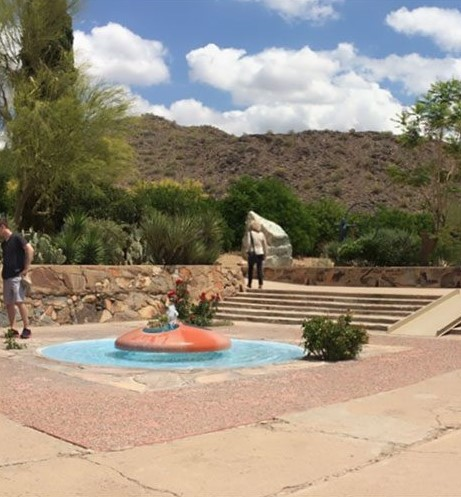
#> input picture pic_1.jpg, 461 x 497 px, found by its file name
$ jupyter execute --allow-errors 'Image Stitching.ipynb'
#> lines starting #> are read from the running program, lines starting #| are printed output that depends on the picture
# Image-Stitching
---
## 1) Importing the Libraries
---

[cell 1]
import sys
import cv2
import numpy as np
import matplotlib.pyplot as plt

## 2) Loading the useful images
---

[cell 2]
# Load our images
img1 = cv2.imread("./input_imgs/pic_1.jpg")
#> img1 is the input picture: shape (497, 461, 3); mean B, G, R 124.3, 140.5, 151.6
img2 = cv2.imread("./input_imgs/pic_2.jpg")
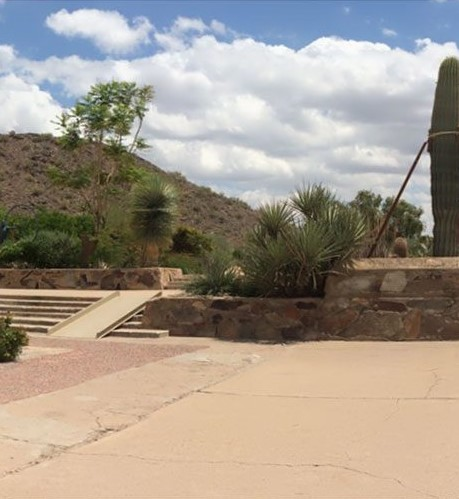
#> input picture pic_2.jpg, 459 x 499 px, found by its file name
#> img2 is the input picture: shape (499, 459, 3); mean B, G, R 139.6, 151.8, 162
img3 = cv2.imread("./input_imgs/pic_3.jpg")
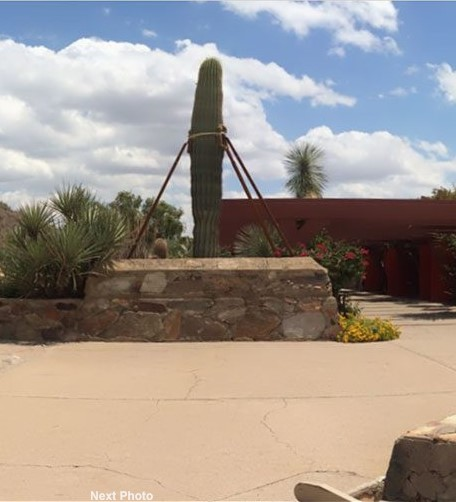
#> input picture pic_3.jpg, 456 x 502 px, found by its file name
#> img3 is the input picture: shape (502, 456, 3); mean B, G, R 142.7, 149.2, 158.5

plt.imshow(img1)
plt.show()
plt.imshow(img2)
plt.show()
plt.imshow(img3)
plt.show()

## 3) Finding the key-points between two images
---
- This function helps us to get the key points between given two images.

[cell 3]
def find_keypoints(img1, img2):
    orb = cv2.ORB_create(nfeatures=2000)

    # Find the key points and descriptors with ORB
    keypoints1, descriptors1 = orb.detectAndCompute(img1, None)
    keypoints2, descriptors2 = orb.detectAndCompute(img2, None)

    # It will find all of the matching keypoints on two images
    bf = cv2.BFMatcher_create(cv2.NORM_HAMMING)

    # Find matching points
    matches = bf.knnMatch(descriptors1, descriptors2,k=2)

    return [matches, keypoints1, keypoints2]

[cell 4]
keypoints = find_keypoints(img1, img2)
#> in find_keypoints, `keypoints1, descriptors1 = orb.detectAndCompute(img1, None)`: keypoints1 = 1978 keypoints; strongest (x, y, size): (255, 281, 44.6), (259, 283, 53.6), (259, 282, 37.2), (254, 282, 53.6)
#> in find_keypoints, `keypoints2, descriptors2 = orb.detectAndCompute(img2, None)`: keypoints2 = 1830 keypoints; strongest (x, y, size): (64, 125, 31), (77, 119, 31), (62, 125, 31), (80, 135, 31)
#> in find_keypoints, `matches = bf.knnMatch(descriptors1, descriptors2,k=2)`: matches = 1978 matches
#> keypoints = 3 items

## 3) Finding the best matches
---

[cell 5]
# Finding the best matches
good = []
for m, n in keypoints[0]:
    if m.distance < 0.6 * n.distance:
        good.append(m)
#> after the loop, good = 116 matches

## 4) Warping two images
---

[cell 6]
def warpImages(img1, img2, H):

    rows1, cols1 = img1.shape[:2]
    rows2, cols2 = img2.shape[:2]

    list_of_points_1 = np.float32([[0,0], [0, rows1],[cols1, rows1], [cols1, 0]]).reshape(-1, 1, 2)
    temp_points = np.float32([[0,0], [0,rows2], [cols2,rows2], [cols2,0]]).reshape(-1,1,2)

    # When we have established a homography we need to warp perspective
    # Change field of view
    list_of_points_2 = cv2.perspectiveTransform(temp_points, H)

    list_of_points = np.concatenate((list_of_points_1,list_of_points_2), axis=0)
    [x_min, y_min] = np.int32(list_of_points.min(axis=0).ravel() - 0.5)
    [x_max, y_max] = np.int32(list_of_points.max(axis=0).ravel() + 0.5)

    translation_dist = [-x_min,-y_min]

    H_translation = np.array([[1, 0, translation_dist[0]], [0, 1, translation_dist[1]], [0, 0, 1]])

    output_img = cv2.warpPerspective(img2, H_translation.dot(H), (x_max-x_min, y_max-y_min))
    output_img[translation_dist[1]:rows1+translation_dist[1], translation_dist[0]:cols1+translation_dist[0]] = img1

    return output_img

[cell 7]
def draw_img(good, MIN_MATCH_COUNT, keypoints1, keypoints2, img1, img2):
    MIN_MATCH_COUNT = 10

    if len(good) > MIN_MATCH_COUNT:
        # Convert keypoints to an argument for findHomography
        src_pts = np.float32([ keypoints1[m.queryIdx].pt for m in good]).reshape(-1,1,2)
        dst_pts = np.float32([ keypoints2[m.trainIdx].pt for m in good]).reshape(-1,1,2)

        # Establish a homography
        M, _ = cv2.findHomography(src_pts, dst_pts, cv2.RANSAC,5.0)

        result = warpImages(img2, img1, M)

        plt.imshow(result)
        plt.show()

        return result

[cell 8]
import os
total_imgs = []
#> (the rest of this cell did not finish here and is left out)

[cell 9]
first_result = draw_img(good,10,keypoints[1], keypoints[2], img1, img2)
#> in draw_img, `src_pts = np.float32([ keypoints1[m.queryIdx].pt for m in good]).resha..`: src_pts = 116 rows, first 8: [414, 114], [420, 137], [407, 124], [386, 329], [389, 326], [397, 320], [376, 285], [418, 308]
#> in draw_img, `dst_pts = np.float32([ keypoints2[m.trainIdx].pt for m in good]).resha..`: dst_pts = 116 rows, first 8: [74, 116], [80, 139], [67, 126], [46, 331], [49, 328], [56, 322], [36, 287], [79, 310]
#> in draw_img, `M, _ = cv2.findHomography(src_pts, dst_pts, cv2.RANSAC,5.0)`: M = [[0.995, -0.00148, -338.1], [-0.00237, 0.991, 3.68], [-2.84e-06, -1.92e-05, 1]]
#> in warpImages, `list_of_points_2 = cv2.perspectiveTransform(temp_points, H)`: list_of_points_2 = [[-338.1, 3.68], [-342.1, 501.2], [121.4, 500.7], [121, 2.59]]
#> in warpImages, `list_of_points = np.concatenate((list_of_points_1,list_of_points_2), a..`: list_of_points = [[0, 0], [0, 499], [459, 499], [459, 0], [-338.1, 3.68], [-342.1, 501.2], [121.4, 500.7], [121, 2.59]]
#> in warpImages, `[x_min, y_min] = np.int32(list_of_points.min(axis=0).ravel() - 0.5)`: x_min = -342; y_min = 0
#> in warpImages, `[x_max, y_max] = np.int32(list_of_points.max(axis=0).ravel() + 0.5)`: x_max = 459; y_max = 501
#> in warpImages, `translation_dist = [-x_min,-y_min]`: translation_dist = [342, 0]
#> in warpImages, `H_translation = np.array([[1, 0, translation_dist[0]], [0, 1, translat..`: H_translation = [[1, 0, 342], [0, 1, 0], [0, 0, 1]]
#> in warpImages, `output_img = cv2.warpPerspective(img2, H_translation.dot(H), (x_max-x_..`:
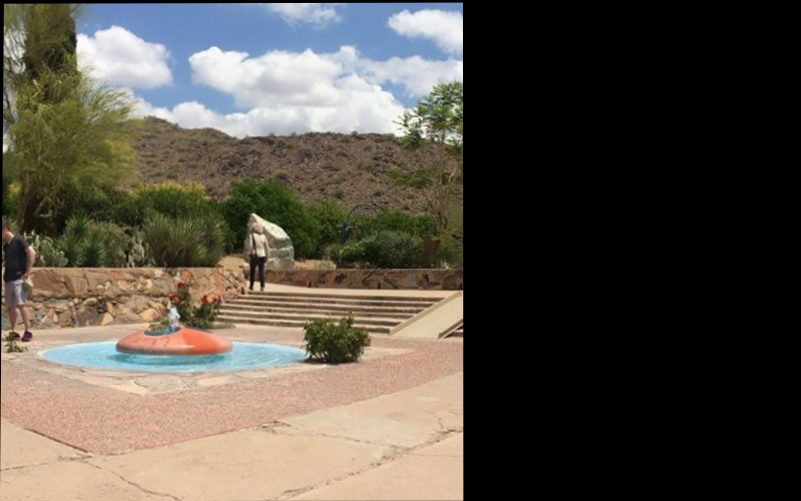
#> output_img: shape (501, 801, 3); mean B, G, R 71.1, 80.5, 86.9
#> in warpImages, `output_img[translation_dist[1]:rows1+translation_dist[1], translation_..`:
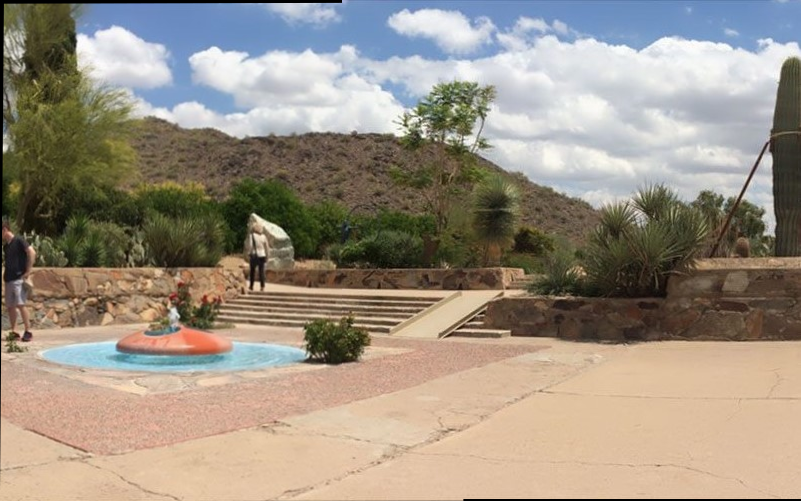
#> output_img: shape (501, 801, 3); mean B, G, R 131.4, 145.4, 156

[cell 10]
new_key = find_keypoints(first_result,img3)
#> in find_keypoints (call 2), `keypoints1, descriptors1 = orb.detectAndCompute(img1, None)`: keypoints1 = 2000 keypoints; strongest (x, y, size): (257, 283, 37.2), (256, 284, 44.6), (256, 282, 31), (262, 284, 37.2)
#> in find_keypoints (call 2), `keypoints2, descriptors2 = orb.detectAndCompute(img2, None)`: keypoints2 = 1865 keypoints; strongest (x, y, size): (246, 197, 31), (245, 197, 44.6), (256, 197, 31), (244, 197, 53.6)
#> in find_keypoints (call 2), `matches = bf.knnMatch(descriptors1, descriptors2,k=2)`: matches = 2000 matches
#> new_key = 3 items

[cell 11]
final_good = []
for m, n in new_key[0]:
    if m.distance < 0.6 * n.distance:
        final_good.append(m)
#> after the loop, final_good = 127 matches

[cell 12]
final_output = draw_img(final_good, 10,new_key[1], new_key[2], first_result, img3)
#> in draw_img (call 2), `src_pts = np.float32([ keypoints1[m.queryIdx].pt for m in good]).resha..`: src_pts = 127 rows, first 8: [769, 138], [758, 218], [727, 202], [719, 208], [627, 204], [724, 209], [762, 209], [744, 202]
#> in draw_img (call 2), `dst_pts = np.float32([ keypoints2[m.trainIdx].pt for m in good]).resha..`: dst_pts = 127 rows, first 8: [187, 139], [176, 219], [145, 203], [137, 209], [45, 205], [142, 210], [180, 210], [162, 203]
#> in warpImages (call 2), `list_of_points_2 = cv2.perspectiveTransform(temp_points, H)`: list_of_points_2 = [[-582, 1.11], [-587.8, 504.4], [218.4, 502.6], [219.2, 1.75]]
#> in warpImages (call 2), `list_of_points = np.concatenate((list_of_points_1,list_of_points_2), a..`: list_of_points = [[0, 0], [0, 502], [456, 502], [456, 0], [-582, 1.11], [-587.8, 504.4], [218.4, 502.6], [219.2, 1.75]]
#> in warpImages (call 2), `[x_min, y_min] = np.int32(list_of_points.min(axis=0).ravel() - 0.5)`: x_min = -588
#> in warpImages (call 2), `[x_max, y_max] = np.int32(list_of_points.max(axis=0).ravel() + 0.5)`: x_max = 456; y_max = 504
#> in warpImages (call 2), `translation_dist = [-x_min,-y_min]`: translation_dist = [588, 0]
#> in warpImages (call 2), `H_translation = np.array([[1, 0, translation_dist[0]], [0, 1, translat..`: H_translation = [[1, 0, 588], [0, 1, 0], [0, 0, 1]]
#> in warpImages (call 2), `output_img = cv2.warpPerspective(img2, H_translation.dot(H), (x_max-x_..`:
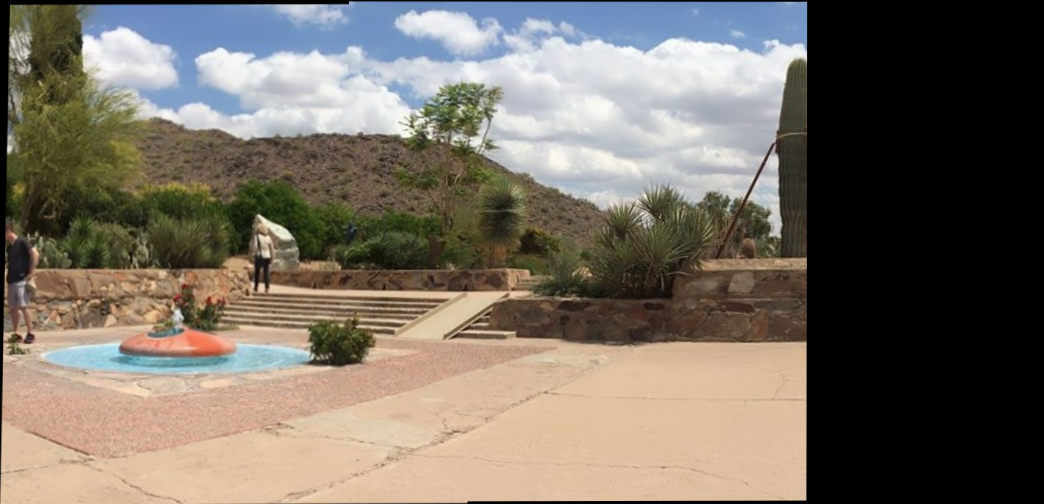
#> output_img: shape (504, 1044, 3); mean B, G, R 100.7, 111.5, 119.7
#> in warpImages (call 2), `output_img[translation_dist[1]:rows1+translation_dist[1], translation_..`:
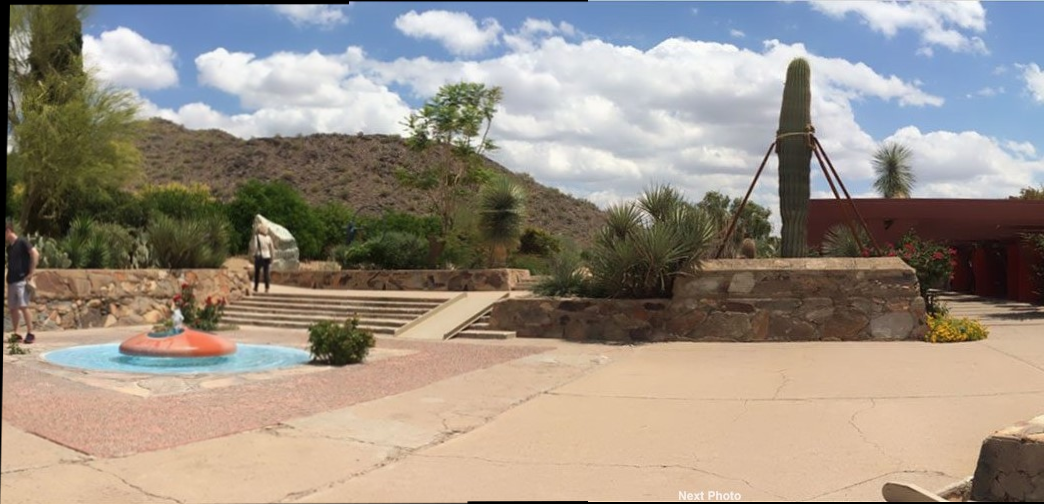
#> output_img: shape (504, 1044, 3); mean B, G, R 133.1, 144.6, 154.9

[cell 13]
plt.imshow(img1)

[cell 14]
fig,ax = plt.subplots(1,3,figsize = (20,20))
ax[0].imshow(img1)
# plt.show()
ax[1].imshow(img2)
ax[2].imshow(img3)
plt.show()
#> figure, not shown here; B, G, R data is drawn as R, G, B
plt.imshow(final_output)
plt.show()
